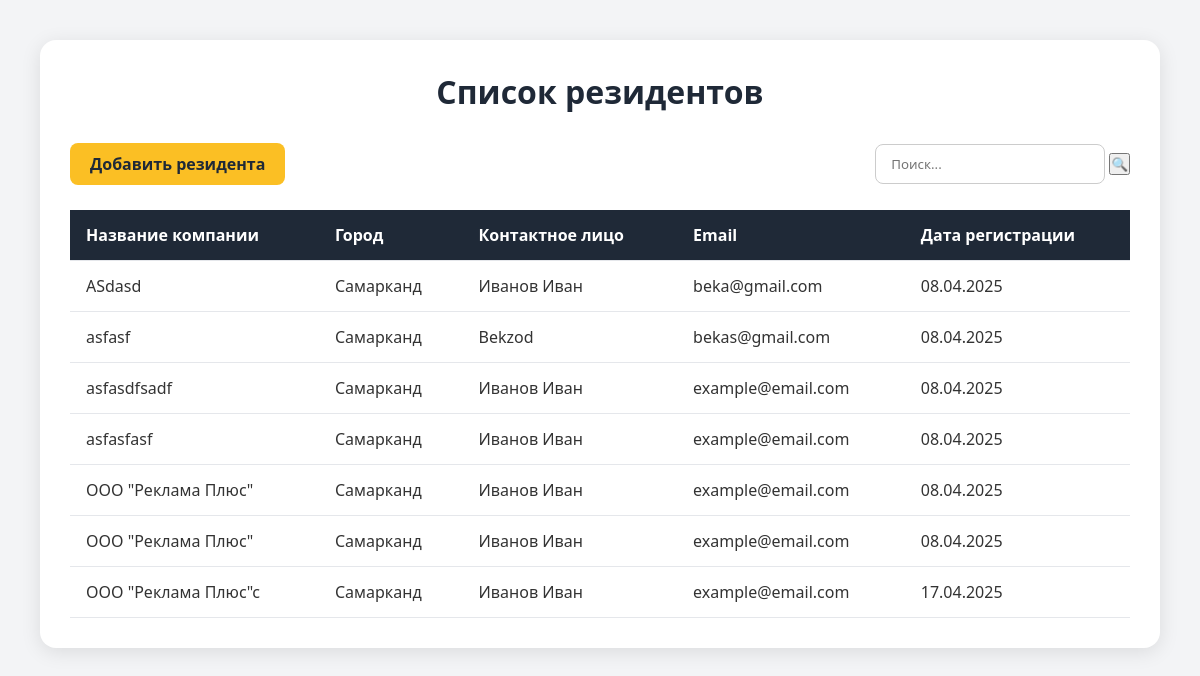
Screenshot of /rezident/ (signed in) with the database file from the repository.
### backend/models.py (models this page shows, shortened)
class Rezident(models.Model):
    company=models.CharField(max_length=60)
    photo = models.ImageField(blank=True, upload_to='pictures/')
    city=models.CharField(max_length=60)
    name=models.CharField(max_length=60)
    email=models.EmailField(blank=True)
    phone = PhoneNumberField()
    created_at = models.DateField(auto_now_add=True)

### backend/views.py (the view)
# urls.py: path('rezident/',views.RezidentView.as_view(),name='rezident'),
class RezidentView(LoginRequiredMixin,TemplateView):
   template_name = 'rezedent.html'
   login_url = reverse_lazy('login')
   def get_context_data(self, *, object_list=None, **kwargs):
      context = super().get_context_data(**kwargs)
      search=self.request.GET.get('search')
      if search:
         context['rezident'] = Rezident.objects.filter(
            Q(company__icontains=search) |
            Q(name__icontains=search) |
            Q(email__icontains=search)
         )
      else:
         context['rezident'] = Rezident.objects.all()
      return context

### backend/templates/rezedent.html (shortened to what this page needs)
<!DOCTYPE html>
<html lang="ru">
<head>
</head>
<body>
    <div class="container">
        <h1 class="title">Список резидентов</h1>
        <div class="controls">
            <button class="btn add-btn" onclick="window.location.href='{% url 'create_rez' %}'">Добавить резидента</button>
            <form action="" method="GET">
            <input type="text" placeholder="Поиск..." class="search-input" name="search">
                <button type="submit"
          class="bg-blue-500 text-white px-4 py-2 rounded-r-2xl hover:bg-blue-600 transition">
    🔍
  </button>
        </div>
        <table class="residents-table">
            <thead>
                <tr>
                    <th>Название компании</th>
                    <th>Город</th>
                    <th>Контактное лицо</th>
                    <th>Email</th>
                    <th>Дата регистрации</th>
                </tr>
            </thead>
            <tbody>
            {% for item in rezident %}
                <tr>
                    <td>{{item.company}}</td>
                    <td>{{item.city}}</td>
                    <td>{{item.name}}</td>
                    <td>{{item.email}}</td>
                    <td>{{item.created_at|date:"d.m.Y"}}</td>
                </tr>
            {% endfor %}
            </tbody>
        </table>
    </div>
</body>
</html>

### backend/templates/rezedent.html (style rules this page uses)
* { margin: 0; padding: 0; box-sizing: border-box; font-family: "Segoe UI", sans-serif; }
body { background: #f3f4f6; color: #333; padding: 40px; }
.container { max-width: 1200px; margin: auto; background: white; padding: 30px; border-radius: 16px; box-shadow: 0 4px 20px rgba(0, 0, 0, 0.1); }
.title { text-align: center; font-size: 32px; margin-bottom: 30px; color: #1f2937; }
.controls { display: flex; justify-content: space-between; align-items: center; margin-bottom: 25px; flex-wrap: wrap; gap: 10px; }
.btn { padding: 10px 20px; border: none; border-radius: 8px; cursor: pointer; font-size: 16px; }
.add-btn { background-color: #fbbf24; color: #1f2937; font-weight: bold; transition: background 0.3s; }
.search-input { flex: 1; padding: 10px 15px; border: 1px solid #ccc; border-radius: 8px; max-width: 300px; }
.residents-table { width: 100%; border-collapse: collapse; margin-top: 10px; }
.residents-table thead { background-color: #1f2937; color: white; }
.residents-table th, .residents-table td { padding: 14px 16px; text-align: left; border-bottom: 1px solid #e5e7eb; }

### rows the page displays
Rezident: company "ASdasd", city "Самарканд", name "Иванов Иван", email "beka@gmail.com", created_at "08.04.2025"
Rezident: company "asfasf", city "Самарканд", name "Bekzod", email "bekas@gmail.com", created_at "08.04.2025"
Rezident: company "asfasdfsadf", city "Самарканд", name "Иванов Иван", email "example@email.com", created_at "08.04.2025"
Rezident: company "asfasfasf", city "Самарканд", name "Иванов Иван", email "example@email.com", created_at "08.04.2025"
Rezident: company "ООО \"Реклама Плюс\"", city "Самарканд", name "Иванов Иван", email "example@email.com", created_at "08.04.2025"
Rezident: company "ООО \"Реклама Плюс\"", city "Самарканд", name "Иванов Иван", email "example@email.com", created_at "08.04.2025"
Rezident: company "ООО \"Реклама Плюс\"с", city "Самарканд", name "Иванов Иван", email "example@email.com", created_at "17.04.2025"
